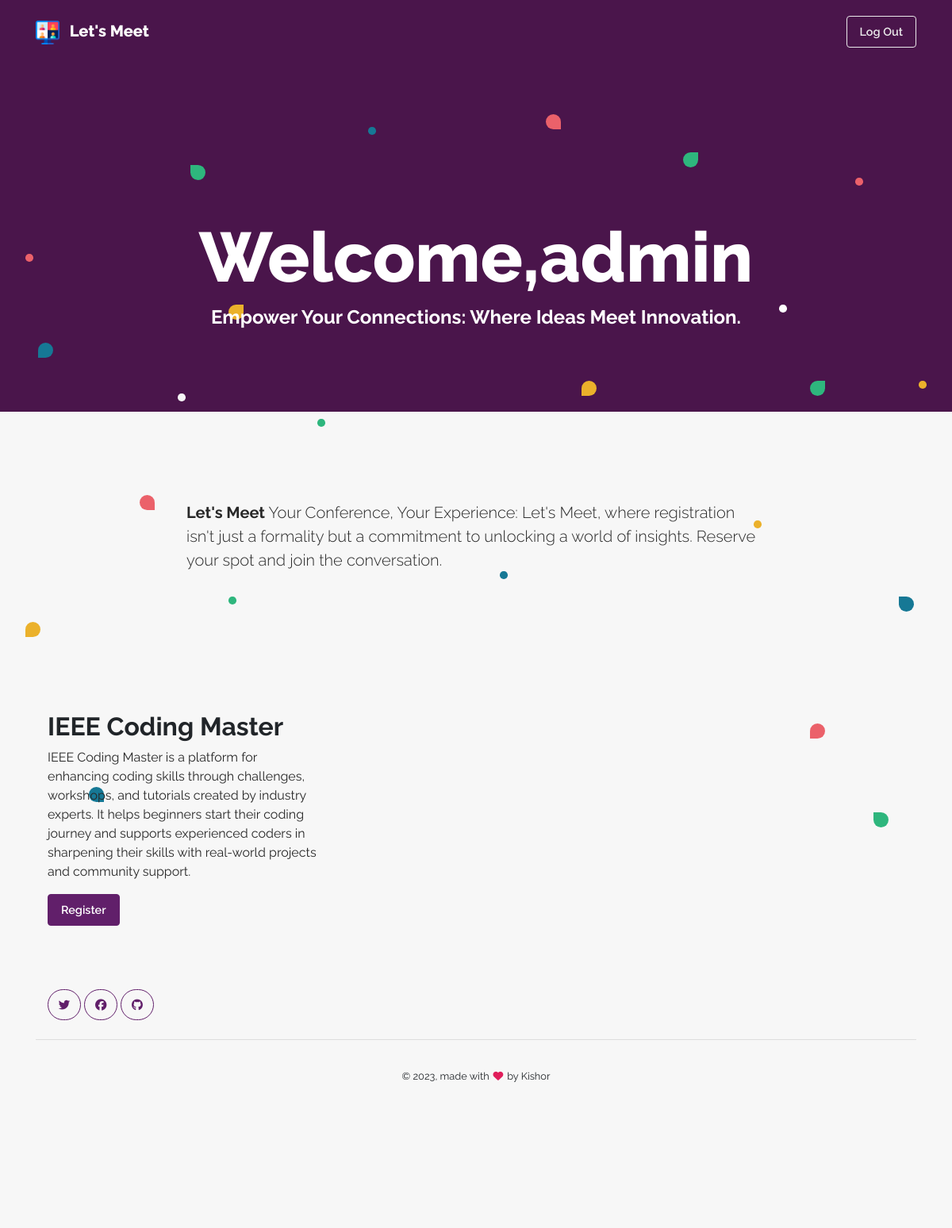
Screenshot of /home/ (signed in) with the database file from the repository.
### meetApp/models.py (models this page shows)
class Event(models.Model):
    name = models.CharField(max_length=255)
    description = models.TextField()
    start_date = models.DateTimeField()
    end_date = models.DateTimeField()
    location = models.CharField(max_length=255)

### meetApp/views.py (the view)
# urls.py: path('home/',views.HomePage,name="home"),
def HomePage(request):
    events = Event.objects.all()
    return render(request,"home.html",{'events': events})

### templates/home.html (shortened to what this page needs)
{% load static %}
<!DOCTYPE html>
<html lang="en">
<head>
    <link rel="stylesheet" href="{% static 'vendor/bootstrap/bootstrap.min.css' %}">
    <link rel="stylesheet" href="{% static 'css/lazy.css' %}">
    <link rel="stylesheet" href="{% static 'css/demo.css' %}">
    <link href="{% static 'fontawesomefree/css/all.min.css' %}" rel="stylesheet" type="text/css">
  </head>
  <body class="index">
      <nav class="navbar navbar-expand-lg navbar-dark bg-primary">
      <div class="container">
        <a class="navbar-brand" href="./"><img src="{% static 'img\videoconference.png' %}" alt="Example Navbar 1" class="mr-2" height="30"> Let's Meet</a>
          <ul class="navbar-nav ml-auto">
            <li class="nav-item">
              <a class="btn btn-outline-light" href="index">
                Log Out
              </a>
            </li>
          </ul>
        </div>
    </nav>
	<div class="page-hero bg-primary text-white" id="banner">
		<div class="bubbles d-none d-md-block">
      <div class="bubble bubble-1 rotate-bubble bg-warning"></div>
      <div class="bubble bubble-2 bubble-bottom-right bg-danger rotate-bubble"></div>
      <div class="bubble bubble-3 bubble-top-right bg-warning rotate-bubble"></div>
      <div class="bubble bubble-4 bubble-top-left bg-info rotate-bubble"></div>
      <div class="bubble bubble-5 bg-info rotate-bubble"></div>
      <div class="bubble bubble-6 bubble-bottom-right bg-danger rotate-bubble"></div>
      <div class="bubble bubble-7 bubble-top-right bg-success rotate-bubble"></div>
      <div class="bubble bubble-8 bubble-top-left bg-success rotate-bubble"></div>
      <div class="bubble bubble-9 bg-warning rotate-bubble"></div>
      <div class="bubble bubble-10 bg-danger rotate-bubble"></div>
      <div class="bubble bubble-11 bubble-bottom-right bg-info rotate-bubble"></div>
      <div class="bubble bubble-12 bubble-top-right bg-success rotate-bubble"></div>
      <div class="bubble bubble-13 bubble-top-left bg-success rotate-bubble"></div>
      <div class="circle circle-1 bg-light rotate-circle"></div>
      <div class="circle circle-2 bg-success rotate-circle"></div>
      <div class="circle circle-3 bg-danger rotate-circle"></div>
      <div class="circle circle-4 bg-info rotate-circle"></div>
      <div class="circle circle-5 bg-success rotate-circle"></div>
      <div class="circle circle-6 bg-info rotate-circle"></div>
      <div class="circle circle-7 bg-warning rotate-circle"></div>
      <div class="circle circle-8 bg-white rotate-circle"></div>
      <div class="circle circle-9 bg-warning rotate-circle"></div>
      <div class="circle circle-10 bg-danger rotate-circle"></div>
		</div>
  	<div class="container">
      <div class="row">
        <div class="col-12 col-lg-8  offset-lg-2 text-center">
	          <div class="title">
	            <h4 class="display-2 text-white">Welcome,{{ user.username }}</h4>
	            <h4 class="text-white">Empower Your Connections: Where Ideas Meet Innovation.</h4>
	          </div>
        </div>
      </div>
    </div>
	</div>
<div class="intro bg-light">
  <div class="container">
    <div class="section desc">
	    <div class="row">
		    <div class="col-12 col-md-8 offset-md-2">
							<p class="lead"><b>Let's Meet</b> Your Conference, Your Experience: Let's Meet, where registration isn't just a formality but a commitment to unlocking a world of insights. Reserve your spot and join the conversation.</p>
		    </div>
	    </div>
    </div>
  </head>
<div class="intro bg-light">
    <div class="container">
        <div class="section desc">
          {% for event in events %}
            <div class="row">
                <div class="col-12 col-md-4">
                    <div class="event-container event-animation">
                        <h2>{{ event.name }}</h2>
                        <p>{{ event.description }}</p>
                        <div class="registration-button">
                            <a class="btn btn-primary" href="homenxt">Register</a>
                        </div>
                    </div>
                </div>
          {% endfor %}
        </div>
    </div>
</div>
<footer class="footer-1 bg-light text-dark">
  <div class="container">
    <div class="social mt-4 mt-md-0">
      <a class="twitter btn btn-outline-primary btn-icon" href="#" target="_blank">
        <i class="fab fa-twitter"></i>
      </a>
      <a class="facebook btn btn-outline-primary btn-icon" href="#" target="_blank">
        <i class="fab fa-facebook"></i>
      </a>
      <a class="github btn btn-outline-primary btn-icon" href="#" target="_blank">
        <i class="fab fa-github"></i>
      </a>
    </div>
  </div>
  <div class="copyright text-center">
    <hr />
    <p class="small">&copy; 2023, made with <span class="text-danger"><i class="fas fa-heart"></i></span> by Kishor</p>
  </div>
  </div>
    </body>
  </html>

### static/css/lazy.css (style rules this page uses)
.bg-primary { background-color:#4A154B !important }
.bg-success { background-color:#2EB67D !important }
.bg-info { background-color:#167895 !important }
.bg-warning { background-color:#EBB12B !important }
.bg-danger { background-color:#EB616A !important }
.bg-light { background-color:#F7F7F7 !important }
.bg-white { background-color:#fff !important }
.btn,.navbar .navbar-nav>a.btn { font-weight:600;font-size:.9rem;border-radius:.25rem;padding:.5rem 1rem;-webkit-transition:all 150ms linear;-moz-transition:all 150ms linear;-o-transition:all 150ms linear;-ms-transition:all 150ms linear;transition:all 150ms linear }
.btn.btn-icon,.navbar .navbar-nav>a.btn.btn-icon { padding:.5rem .8rem;border-radius:4rem }
.btn-primary { background-color:#611F6A;border:1px solid #611F6A }
.btn-outline-primary { border:1px solid #611F6A;color:#611F6A }
.btn-outline-light { border:1px solid #EBEAEB;color:#EBEAEB }
body { font-weight:400;font-family:"Raleway",sans-serif;color:#282828 }
b { font-weight:700 }
h1,h2,h3,h4,h5,h6 { font-weight:700;color:#212529 }
.display-1,.display-2,.display-3,.display-4,.display-5,.display-6 { font-weight:800 }
.text-danger { color:#E01E5B !important }
.text-white { color:#fff !important }
.text-dark { color:#212529 !important }
.navbar { padding:1.2rem 1rem }
.navbar .navbar-brand { font-weight:800 }
.circle { width:.6rem;height:.6rem;border-radius:50%;background-color:#611F6A }
.bubble,.bubble.bubble-bottom-right,.bubble.bubble-bottom-left,.bubble.bubble-top-right,.bubble.bubble-top-left { width:1.2rem;height:1.2rem;background-color:#611F6A }
.bubble,.bubble.bubble-bottom-left { border-radius:50% 50% 50% 0% }
.bubble.bubble-bottom-right { border-radius:50% 50% 0% 50% }
.bubble.bubble-top-right { border-radius:50% 0% 50% 50% }
.bubble.bubble-top-left { border-radius:0% 50% 50% 50% }
.rotate-circle { position:absolute;animation:rotate 5s linear infinite }
.rotate-bubble { position:absolute;animation:rotate 10s linear infinite }
.footer-1 { padding:2rem 0rem 1rem }
.footer-1 .copyright { padding-top:.5rem }
.footer-1 .copyright p { padding:.5rem }
.footer-1 .copyright p i { margin:1rem .1rem }

### static/css/demo.css (style rules this page uses)
.index .section { margin-top:2rem }
.index .bubbles { position:relative;width:100% }
.index .bubbles .bubble-1 { top:32rem;left:2rem }
.index .bubbles .bubble-2 { top:22rem;left:11rem }
.index .bubbles .bubble-3 { top:7rem;left:18rem }
.index .bubbles .bubble-4 { top:30rem;right:3rem }
.index .bubbles .bubble-5 { top:10rem;left:3rem }
.index .bubbles .bubble-6 { top:-8rem;left:43rem }
.index .bubbles .bubble-7 { top:-5rem;right:20rem }
.index .bubbles .bubble-8 { top:47rem;right:5rem }
.index .bubbles .bubble-9 { top:13rem;right:28rem }
.index .bubbles .bubble-10 { top:40rem;right:10rem }
.index .bubbles .bubble-11 { top:45rem;left:7rem }
.index .bubbles .bubble-12 { top:13rem;right:10rem }
.index .bubbles .bubble-13 { top:-4rem;left:15rem }
.index .bubbles .circle-1 { top:14rem;left:14rem }
.index .bubbles .circle-2 { top:16rem;left:25rem }
.index .bubbles .circle-3 { top:3rem;left:2rem }
.index .bubbles .circle-4 { top:-7rem;left:29rem }
.index .bubbles .circle-5 { top:30rem;left:18rem }
.index .bubbles .circle-6 { top:28rem;right:35rem }
.index .bubbles .circle-7 { top:13rem;right:2rem }
.index .bubbles .circle-8 { top:7rem;right:13rem }
.index .bubbles .circle-9 { top:24rem;right:15rem }
.index .bubbles .circle-10 { top:-3rem;right:7rem }
.index .page-hero { padding:3rem 1rem }
.index .intro { padding:4rem 0rem }
.index .intro .desc { padding:1rem 0rem 3rem }
@media screen and (min-width: 768px) { .index .page-hero { padding:12rem 0rem 6rem } }

### templates/home.html (style rules this page uses)
.event-animation { transition: transform 0.3s ease-in-out; }

### rows the page displays
Event: name "IEEE Coding Master", description "IEEE Coding Master is a platform for enhancing coding skills through challenges, workshops, and tutorials created by industry experts. It helps beginners start their coding journey and supports experienced coders in sharpening their skills with real-world projects and community support."

### other values shown
{{ user.username }} "admin"
